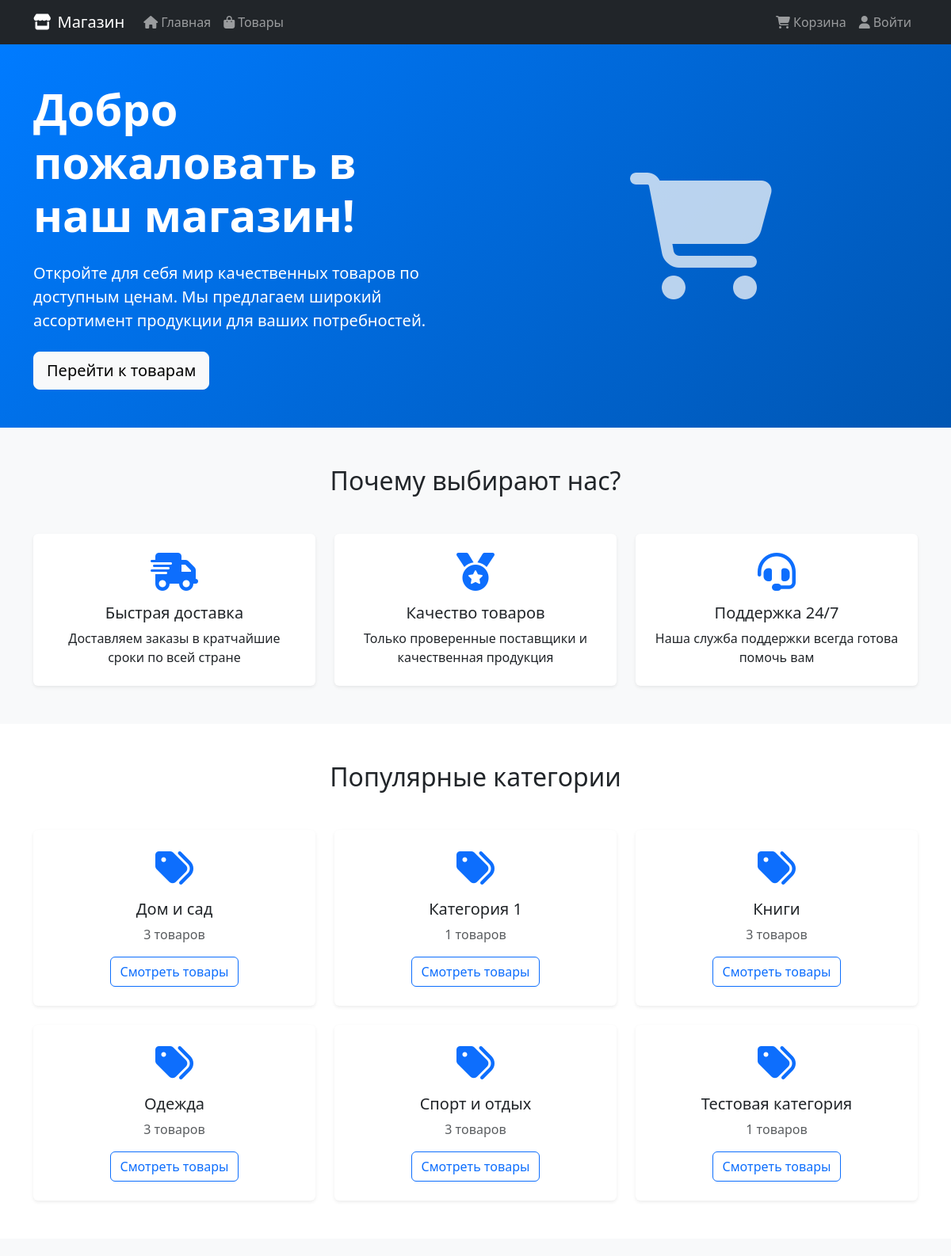
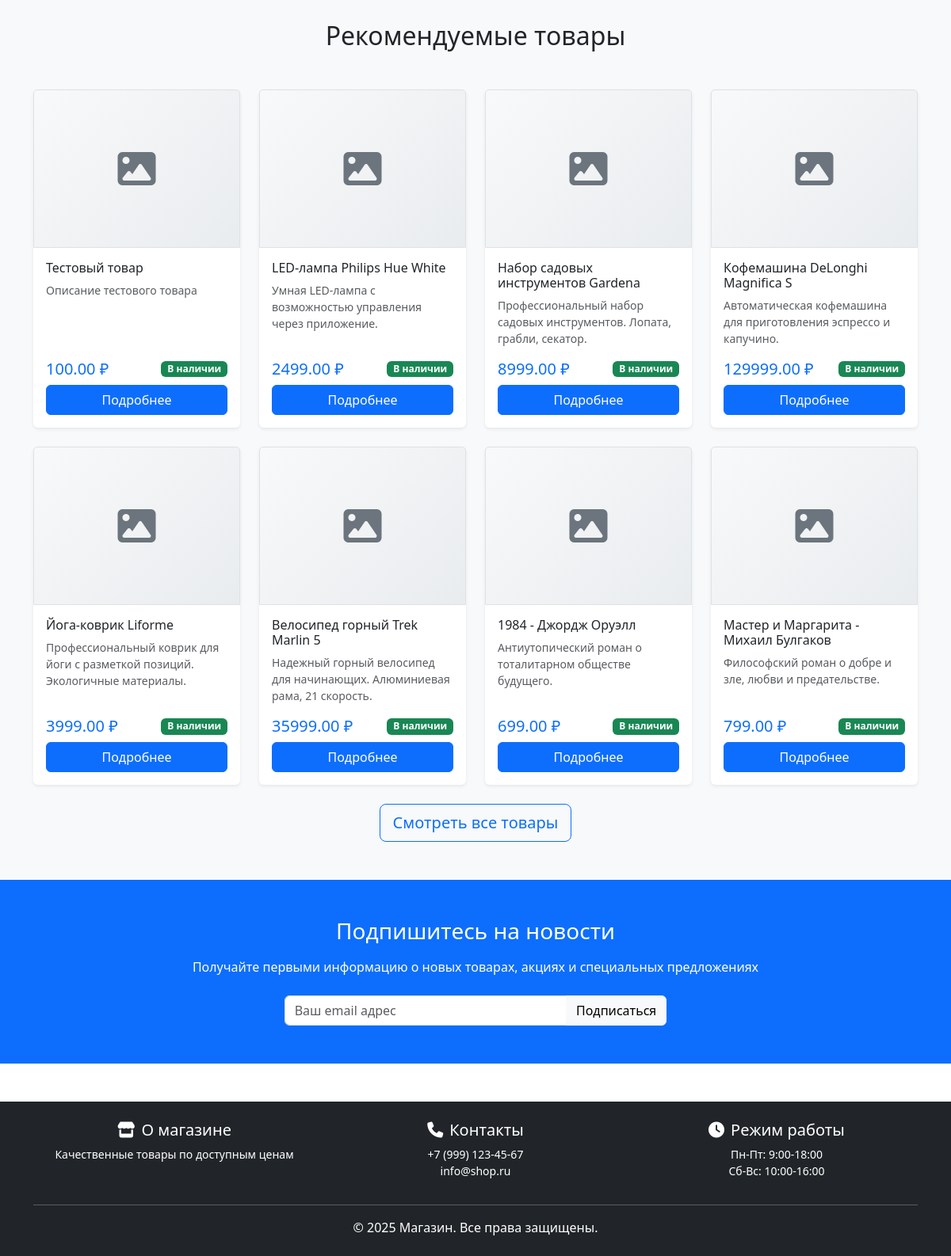
The page / on the database its author committed (2 pictures, top to bottom).
### main/models.py (models this page shows, shortened)
class Category(models.Model):
    name = models.CharField(
        max_length=120, db_index=True, verbose_name='Название'
    )
    slug = models.SlugField(max_length=120, unique=True)
    class Meta:
        ordering = ('name',)
        verbose_name = 'Категория'
        verbose_name_plural = 'Категории'
        indexes = [
            models.Index(fields=['slug']),
            models.Index(fields=['name']),
        ]
    def get_absolute_url(self):
        return reverse('main:product_list_by_category', args=[self.slug])
    @classmethod
    def get_all_cached(cls):
        cache_key = 'categories_all'
        categories = cache.get(cache_key)
        if categories is None:
            categories = cls.objects.all()
            cache.set(cache_key, categories, 3600)  # 1 час
        return categories

class Product(models.Model):
    name = models.CharField(
        max_length=120, verbose_name='Название', db_index=True
    )
    slug = models.SlugField(max_length=120, unique=True)
    image = models.ImageField(upload_to='products/%Y/%m/%d', blank=True)
    description = models.TextField(blank=True, verbose_name='Описание')
    price = models.DecimalField(max_digits=10, decimal_places=2)
    available = models.BooleanField(default=True)
    created = models.DateTimeField(auto_now_add=True)
    updated = models.DateTimeField(auto_now=True)
    category = models.ForeignKey(
        Category, related_name='products', on_delete=models.CASCADE
    )
    class Meta:
        ordering = ('name',)
        verbose_name = 'Товар'
        verbose_name_plural = 'Товары'
        indexes = [
            models.Index(fields=['available']),
            models.Index(fields=['price']),
            models.Index(fields=['created']),
            models.Index(fields=['category', 'available']),
        ]
    def get_absolute_url(self):
        return reverse('main:product_detail', args=[self.id, self.slug])
    @classmethod
    def get_featured_products(cls, limit=8):
        cache_key = 'featured_products'
        products = cache.get(cache_key)
        if products is None:
            products = cls.objects.select_related('category').filter(
                available=True
            ).order_by('-created')[:limit]
            cache.set(cache_key, products, 1800)  # 30 минут
        return products

### main/views.py (the view)
# urls.py: path('', views.IndexView.as_view(), name='index'),  # Главная страница
@method_decorator(cache_page(60 * 15), name='dispatch')  # Кэшируем на 15 минут
class IndexView(TemplateView):
    template_name = 'index.html'
    def get_context_data(self, **kwargs):
        context = super().get_context_data(**kwargs)
        context['categories'] = Category.get_all_cached()
        context['featured_products'] = Product.get_featured_products(8)
        return context

### templates/index.html (shortened to what this page needs)
{% extends "base.html" %}
{% block content %}
  <div class="hero-section bg-primary text-white py-5">
    <div class="container">
      <div class="row align-items-center">
        <div class="col-lg-6">
          <h1 class="display-4 fw-bold mb-4">Добро пожаловать в наш магазин!</h1>
          <p class="lead mb-4">
            Откройте для себя мир качественных товаров по доступным ценам.
            Мы предлагаем широкий ассортимент продукции для ваших потребностей.
          </p>
          <a href="{% url 'main:product_list' %}" class="btn btn-light btn-lg">Перейти к товарам</a>
        </div>
        <div class="col-lg-6 text-center">
          <div class="hero-image">
            <i class="fas fa-shopping-cart fa-10x text-light opacity-75"></i>
          </div>
        </div>
      </div>
    </div>
  </div>
  <div class="py-5 bg-light">
    <div class="container">
      <h2 class="text-center mb-5">Почему выбирают нас?</h2>
      <div class="row g-4">
        <div class="col-md-4">
          <div class="card h-100 border-0 shadow-sm">
            <div class="card-body text-center p-4">
              <div class="feature-icon mb-3">
                <i class="fas fa-shipping-fast fa-3x text-primary"></i>
              </div>
              <h5 class="card-title">Быстрая доставка</h5>
              <p class="card-text">Доставляем заказы в кратчайшие сроки по всей стране</p>
            </div>
          </div>
        </div>
        <div class="col-md-4">
          <div class="card h-100 border-0 shadow-sm">
            <div class="card-body text-center p-4">
              <div class="feature-icon mb-3">
                <i class="fas fa-medal fa-3x text-primary"></i>
              </div>
              <h5 class="card-title">Качество товаров</h5>
              <p class="card-text">Только проверенные поставщики и качественная продукция</p>
            </div>
          </div>
        </div>
        <div class="col-md-4">
          <div class="card h-100 border-0 shadow-sm">
            <div class="card-body text-center p-4">
              <div class="feature-icon mb-3">
                <i class="fas fa-headset fa-3x text-primary"></i>
              </div>
              <h5 class="card-title">Поддержка 24/7</h5>
              <p class="card-text">Наша служба поддержки всегда готова помочь вам</p>
            </div>
          </div>
        </div>
      </div>
    </div>
  </div>
  <div class="py-5">
    <div class="container">
      <h2 class="text-center mb-5">Популярные категории</h2>
      <div class="row g-4">
        {% for category in categories|slice:":6" %}
          <div class="col-lg-4 col-md-6">
            <div class="card category-card h-100 border-0 shadow-sm">
              <div class="card-body text-center p-4">
                <div class="category-icon mb-3">
                  <i class="fas fa-tags fa-3x text-primary"></i>
                </div>
                <h5 class="card-title">{{ category.name }}</h5>
                <p class="card-text text-muted">{{ category.products.count }} товаров</p>
                <a href="{{ category.get_absolute_url }}"
                   class="btn btn-outline-primary">Смотреть товары</a>
              </div>
            </div>
          </div>
        {% empty %}
          <div class="col-12 text-center">
            <p class="text-muted">Категории пока не добавлены</p>
          </div>
        {% endfor %}
      </div>
    </div>
  </div>
  <div class="py-5 bg-light">
    <div class="container">
      <h2 class="text-center mb-5">Рекомендуемые товары</h2>
      <div class="row g-4">
        {% for product in featured_products|slice:":8" %}
          <div class="col-lg-3 col-md-6">
            <div class="card product-card h-100 border-0 shadow-sm">
              {% if product.image %}
                <img src="{{ product.image.url }}"
                     class="card-img-top"
                     alt="{{ product.name }}">
              {% else %}
                <div class="card-img-top image-placeholder">
                  <i class="fas fa-image"></i>
                </div>
              {% endif %}
              <div class="card-body d-flex flex-column">
                <h6 class="card-title">{{ product.name }}</h6>
                <p class="card-text text-muted small">{{ product.description|truncatewords:10 }}</p>
                <div class="mt-auto">
                  <div class="d-flex justify-content-between align-items-center mb-2">
                    <span class="h5 text-primary mb-0">{{ product.price }} ₽</span>
                    {% if product.available %}
                      <span class="badge bg-success">В наличии</span>
                    {% else %}
                      <span class="badge bg-danger">Нет в наличии</span>
                    {% endif %}
                  </div>
                  <a href="{{ product.get_absolute_url }}" class="btn btn-primary w-100">Подробнее</a>
                </div>
              </div>
            </div>
          </div>
        {% empty %}
          <div class="col-12 text-center">
            <p class="text-muted">Товары пока не добавлены</p>
          </div>
        {% endfor %}
      </div>
      <div class="text-center mt-4">
        <a href="{% url 'main:product_list' %}"
           class="btn btn-outline-primary btn-lg">Смотреть все товары</a>
      </div>
    </div>
  </div>
  <div class="py-5 bg-primary text-white">
    <div class="container">
      <div class="row justify-content-center">
        <div class="col-lg-8 text-center">
          <h3 class="mb-3">Подпишитесь на новости</h3>
          <p class="mb-4">Получайте первыми информацию о новых товарах, акциях и специальных предложениях</p>
          <div class="row justify-content-center">
            <div class="col-md-8">
              <div class="input-group">
                <input type="email" class="form-control" placeholder="Ваш email адрес">
                <button class="btn btn-light" type="button">Подписаться</button>
              </div>
            </div>
          </div>
        </div>
      </div>
    </div>
  </div>
{% endblock %}

### templates/index.html (style rules this page uses)
.hero-section { background: linear-gradient(135deg, #007bff 0%, #0056b3 100%); }
.hero-image { animation: float 3s ease-in-out infinite; }
.feature-icon { transition: transform 0.3s ease; }
.category-card { transition: transform 0.3s ease, box-shadow 0.3s ease; }
.product-card { transition: transform 0.3s ease, box-shadow 0.3s ease; }
.card-img-top { height: 200px; object-fit: cover; }

### templates/base.html (style rules this page uses)
.image-placeholder { background: linear-gradient(135deg, #f8f9fa 0%, #e9ecef 100%); border: 1px solid #dee2e6; color: #6c757d; display: flex; align-items: center; justify-content: center; font-size: 3rem; transition: all 0.3s ease; }
.card-img-top.image-placeholder { height: 200px; width: 100%; object-fit: cover; }

### rows shown on the page
Category: name "Дом и сад", products.count "3"
Category: name "Категория 1", products.count "1"
Category: name "Книги", products.count "3"
Category: name "Одежда", products.count "3"
Category: name "Спорт и отдых", products.count "3"
Category: name "Тестовая категория", products.count "1"
Product: name "Тестовый товар", description "Описание тестового товара", price "100.00", available "В наличии"
Product: name "LED-лампа Philips Hue White", description "Умная LED-лампа с возможностью управления через приложение.", price "2499.00", available "В наличии"
Product: name "Набор садовых инструментов Gardena", description "Профессиональный набор садовых инструментов. Лопата, грабли, секатор.", price "8999.00", available "В наличии"
Product: name "Кофемашина DeLonghi Magnifica S", description "Автоматическая кофемашина для приготовления эспрессо и капучино.", price "129999.00", available "В наличии"
Product: name "Йога-коврик Liforme", description "Профессиональный коврик для йоги с разметкой позиций. Экологичные материалы.", price "3999.00", available "В наличии"
Product: name "Велосипед горный Trek Marlin 5", description "Надежный горный велосипед для начинающих. Алюминиевая рама, 21 скорость.", price "35999.00", available "В наличии"
Product: name "1984 - Джордж Оруэлл", description "Антиутопический роман о тоталитарном обществе будущего.", price "699.00", available "В наличии"
Product: name "Мастер и Маргарита - Михаил Булгаков", description "Философский роман о добре и зле, любви и предательстве.", price "799.00", available "В наличии"
